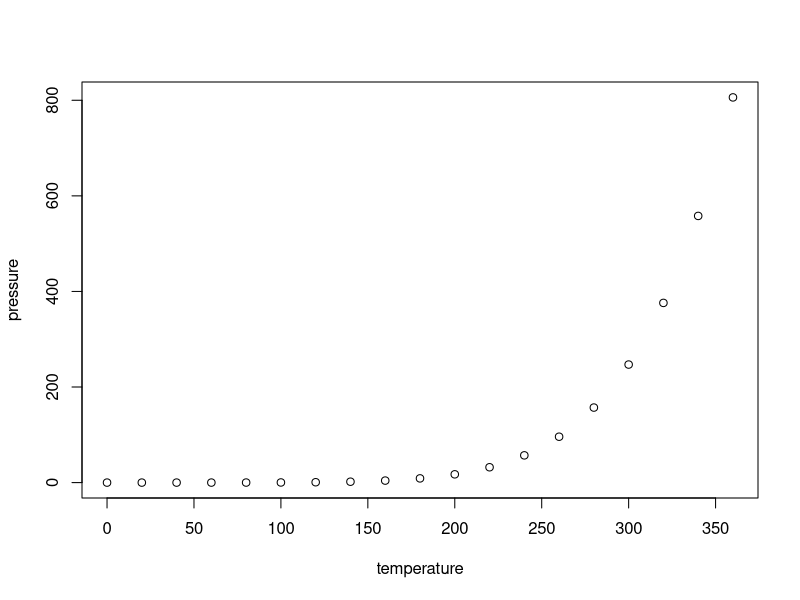
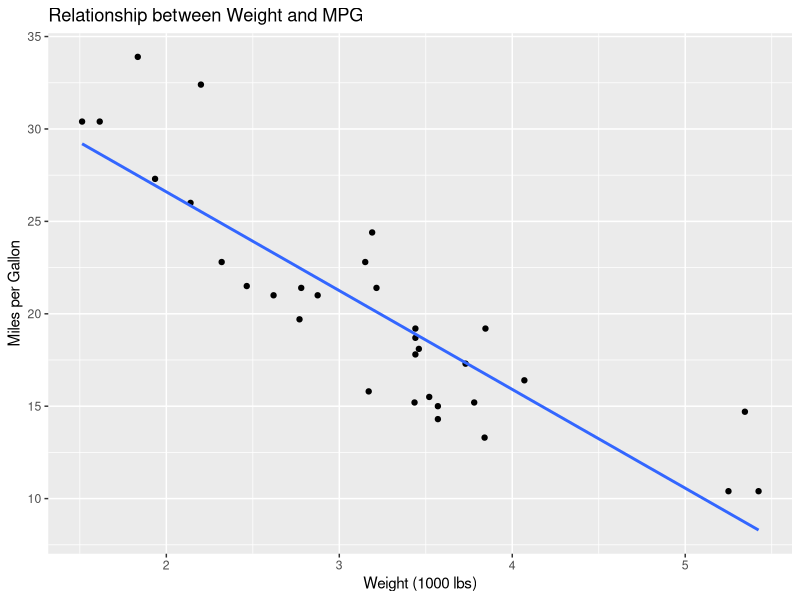

Write the R code that produced these figures, in order.
## ---- chunk 1
knitr::opts_chunk$set(echo = TRUE)
## ---- chunk 2
summary(cars)
## ---- chunk 3
plot(pressure)
## ---- chunk 4
library(ggplot2)
data(mtcars)

ggplot(mtcars, aes(x = wt, y = mpg)) +
  geom_point() +
  geom_smooth(method = "lm", se = FALSE) +
  labs(title = "Relationship between Weight and MPG",
       x = "Weight (1000 lbs)",
       y = "Miles per Gallon")
